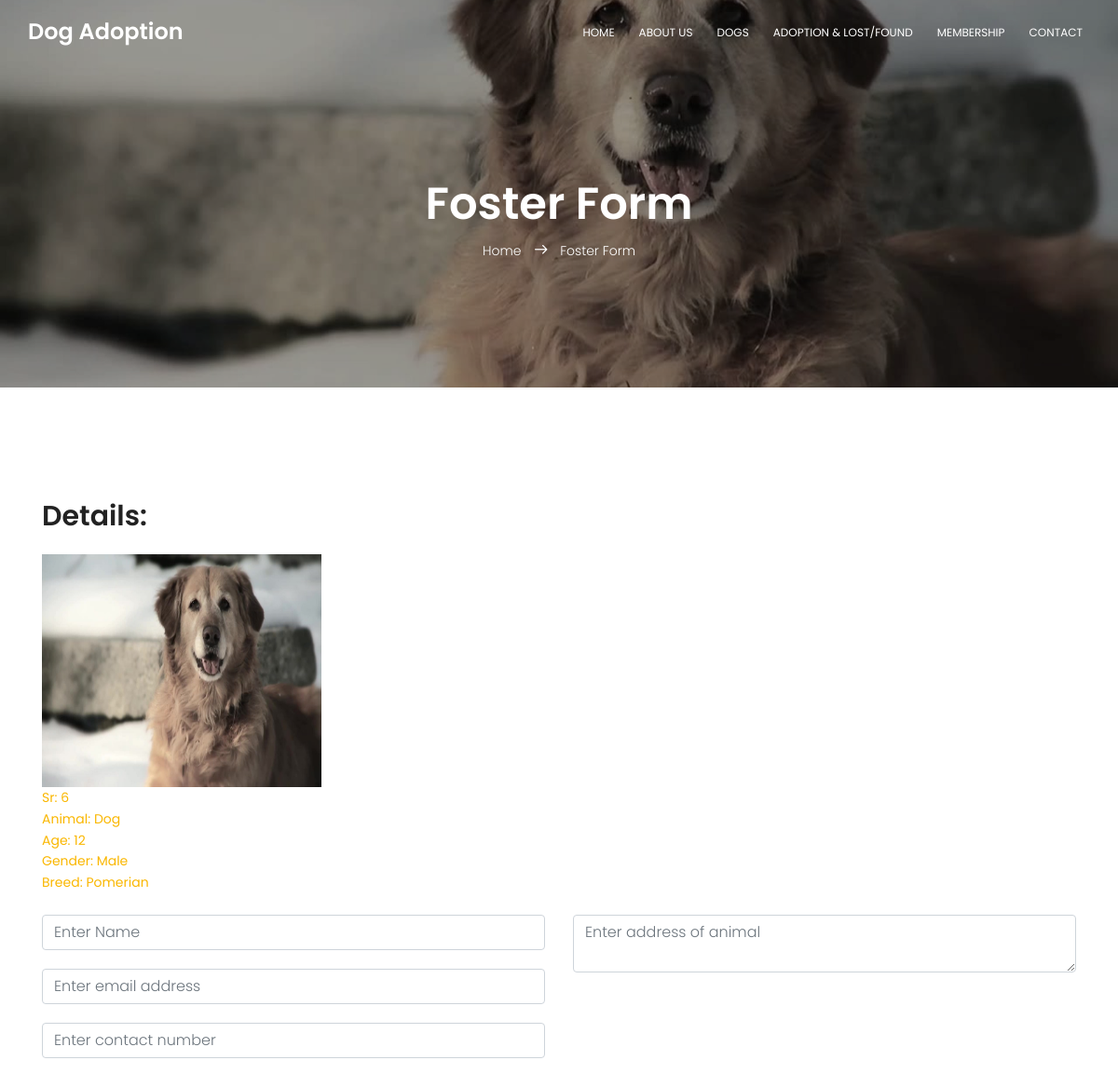
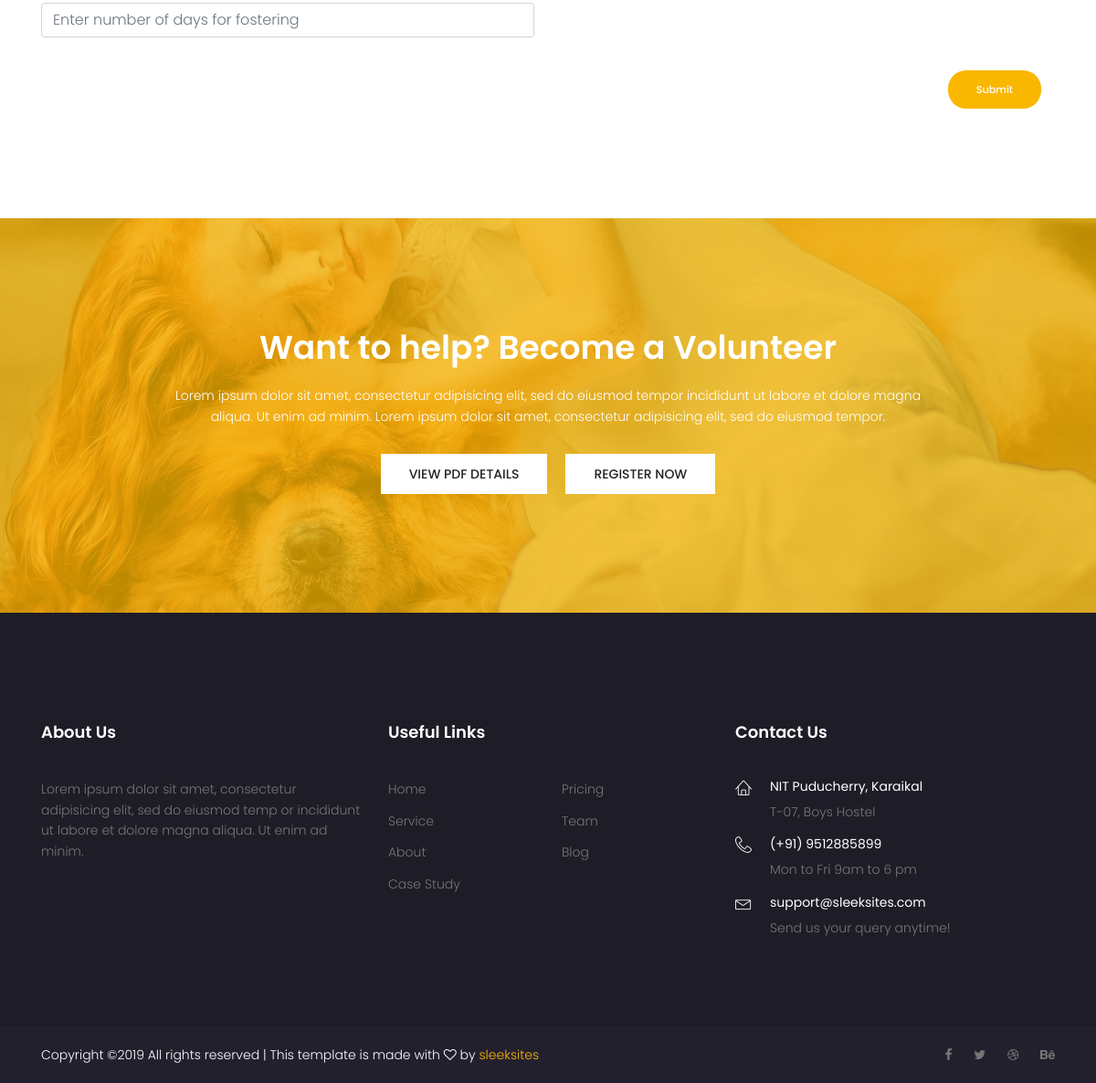
/foster_form.php?sr=6, run on the app's committed database (2 pictures, top to bottom).
### tables this page shows
CREATE TABLE `adoption` (
  `sr` int(11) NOT NULL,
  `animal` text NOT NULL,
  `age` int(11) NOT NULL,
  `gender` text NOT NULL,
  `breed` text NOT NULL,
  `photo_location` text NOT NULL,
  `adopt_status` int(11) NOT NULL
);

### foster_form.php (the view, shortened to what this page needs)
<?php
require("./connection.php");
$sql = "select * from adoption where adopt_status=0 and sr=".$_GET['sr'];
$res = mysqli_fetch_all(mysqli_query($con,$sql),MYSQLI_ASSOC);
?>
<!DOCTYPE html>
<html lang="zxx" class="no-js">
<head>
		<link rel="stylesheet" href="css/linearicons.css">
		<link rel="stylesheet" href="css/font-awesome.min.css">
		<link rel="stylesheet" href="css/bootstrap.css">
		<link rel="stylesheet" href="css/magnific-popup.css">
		<link rel="stylesheet" href="css/nice-select.css">
		<link rel="stylesheet" href="css/animate.min.css">
		<link rel="stylesheet" href="css/owl.carousel.css">
		<link rel="stylesheet" href="css/main.css">
	</head>
	<body>
		  <header id="header" id="home">
		    <div class="container main-menu">
		    	<div class="row align-items-center justify-content-between d-flex">
			      <div id="logo">
			        <a href="index.html"><h3 class="title_nav">Dog Adoption</h3></a>
			      </div>
			      <nav id="nav-menu-container">
				        <ul class="nav-menu">
				          <li class="menu-active"><a href="index.html">Home</a></li>
				          <li><a href="about.html">About Us</a></li>
				          <li><a href="dogs.html">Dogs</a></li>
				          <li><a href="adoption.php">Adoption & Lost/Found</a></li>
				          <li><a href="membership.php">Membership</a></li>
				          <li><a href="contact.html">Contact</a></li>
				        </ul>
			      </nav>
		    	</div>
		    </div>
		  </header>
		<section class="banner-area relative" id="home">
			<div class="overlay overlay-bg"></div>
			<div class="container">
				<div class="row d-flex align-items-center justify-content-center">
					<div class="about-content col-lg-12">
						<h1 class="text-white">
							Foster Form
						</h1>
						<p class="text-white link-nav"><a href="index.html">Home </a>  <span class="lnr lnr-arrow-right"></span>  <a href="dogs.html"> Foster Form</a></p>
					</div>
				</div>
			</div>
		</section>
		<section class="cat-list-area section-gap">
			<div class="container">
				<div class="row">
					<div class="col-lg-12">
						<h2>Details:</h2><br>
						<img src="<?php echo "adminp/".$res[0]['photo_location']; ?>" alt="" height=250 width=300> <br>
						<?php
							unset($res[0]['adopt_status']);
							foreach ($res[0] as $key => $value)
							{
								if($key=="photo_location")
								{
									continue;
								}
								echo "<b>".ucfirst($key).": ".ucfirst($value)."</b><br>";
							}
						?>
						<br>
					</div>
				</div>
				<div class="row">
						<div class="col-lg-12">
							<form class="form-area" id="contactForm" class="contact-form text-right">
								<div class="row">
									<div class="col-lg-6 form-group">
										<input name="name" placeholder="Enter Name" onfocus="this.placeholder = ''" onblur="this.placeholder = 'Enter Name'" class="common-input mb-20 form-control" required="" type="text" id="name" class="cl">
										<input name="email" placeholder="Enter email address" pattern="[A-Za-z0-9._%+-]+@[A-Za-z0-9.-]+\.[A-Za-z]{1,63}$" onfocus="this.placeholder = ''" onblur="this.placeholder = 'Enter email address'" class="common-input mb-20 form-control" required="" type="email" id="email" class="cl">
										<input name="contact" placeholder="Enter contact number" pattern="^\(?([0-9]{3})\)?[-. ]?([0-9]{3})[-. ]?([0-9]{4})$" onfocus="this.placeholder = ''" onblur="this.placeholder = 'Enter contact number'" class="common-input mb-20 form-control" required="" type="contact" id="contact" class="cl">
										<input id="number" name="days" placeholder="Enter number of days for fostering"  onfocus="this.placeholder = ''" onblur="this.placeholder = 'Enter number of days for fostering'" class="common-input mb-20 form-control" required="" type="number" class="cl">
									</div>
									<div class="col-lg-6 form-group">
										<textarea id="address" class="common-textarea form-control" name="address" placeholder="Enter address of animal" onfocus="this.placeholder = ''" onblur="this.placeholder = 'Enter address of animal'" required="" class="cl"></textarea>
									</div>
								</div>
							</form>
							<div class="col-lg-12 d-flex justify-content-between">
								<button id="submit" class="genric-btn primary circle" style="float:right;">Submit</button>
							</div>
						</div>
				</div>
			</div>
		</section>
		<section class="calltoaction-area section-gap relative">
			<div class="container">
				<div class="overlay overlay-bg"></div>
				<div class="row align-items-center justify-content-center">
					<h1 class="text-white">Want to help? Become a Volunteer</h1>
					<p class="text-white">
						Lorem ipsum dolor sit amet, consectetur adipisicing elit, sed do eiusmod tempor incididunt ut labore et dolore magna aliqua.
						Ut enim ad minim. Lorem ipsum dolor sit amet, consectetur adipisicing elit, sed do eiusmod tempor.
					</p>
					<div class="buttons d-flex flex-row">
						<a href="#" class="primary-btn text-uppercase">View pdf details</a>
						<a href="#" class="primary-btn text-uppercase">Register now</a>
					</div>
				</div>
			</div>
		</section>
		<footer class="footer-area">
			<div class="container">
				<div class="row pt-120 pb-80">
					<div class="col-lg-4 col-md-6">
						<div class="single-footer-widget">
							<h6>About Us</h6>
							<p>
								Lorem ipsum dolor sit amet, consectetur adipisicing elit, sed do eiusmod temp
							or incididunt ut labore et dolore magna aliqua. Ut enim ad minim.
							</p>
						</div>
					</div>
					<div class="col-lg-4 col-md-6">
						<div class="single-footer-widget">
							<h6>Useful Links</h6>
							<div class="row">
								<ul class="col footer-nav">
									<li><a href="#">Home</a></li>
									<li><a href="#">Service</a></li>
									<li><a href="#">About</a></li>
									<li><a href="#">Case Study</a></li>
								</ul>
								<ul class="col footer-nav">
									<li><a href="#">Pricing</a></li>
									<li><a href="#">Team</a></li>
									<li><a href="#">Blog</a></li>
								</ul>
							</div>
						</div>
					</div>
					<div class="col-lg-4  col-md-6">
						<div class="single-footer-widget mail-chimp">
							<h6 class="mb-20">Contact Us</h6>
							<ul class="list-contact">
								<li class="flex-row d-flex">
									<div class="icon">
										<span class="lnr lnr-home"></span>
									</div>
									<div class="detail">
										<h4>NIT Puducherry, Karaikal</h4>
										<p>
											T-07, Boys Hostel
										</p>
									</div>
								</li>
								<li class="flex-row d-flex">
									<div class="icon">
										<span class="lnr lnr-phone-handset"></span>
									</div>
									<div class="detail">
										<h4>(+91) 9512885899</h4>
										<p>
											Mon to Fri 9am to 6 pm
										</p>
									</div>
								</li>
								<li class="flex-row d-flex">
									<div class="icon">
										<span class="lnr lnr-envelope"></span>
									</div>
									<div class="detail">
										<h4>support@sleeksites.com</h4>
										<p>
											Send us your query anytime!
										</p>
									</div>
								</li>
							</ul>
						</div>
					</div>
				</div>
			</div>
			<div class="copyright-text">
				<div class="container">
					<div class="row footer-bottom d-flex justify-content-between">
						<p class="col-lg-8 col-sm-6 footer-text m-0 text-white">
Copyright &copy;<script>document.write(new Date().getFullYear());</script> All rights reserved | This template is made with <i class="fa fa-heart-o" aria-hidden="true"></i> by <a href="https://sleeksites.com" target="_blank">sleeksites</a>
</p>
						<div class="col-lg-4 col-sm-6 footer-social">
							<a href="#"><i class="fa fa-facebook"></i></a>
							<a href="#"><i class="fa fa-twitter"></i></a>
							<a href="#"><i class="fa fa-dribbble"></i></a>
							<a href="#"><i class="fa fa-behance"></i></a>
						</div>
					</div>
				</div>
			</div>
		</footer>
	</body>
</html>

### foster_form.php (style rules this page uses)
.title_nav { color:white; }

### data on the page
adoption: photo_location (picture), sr "6", animal "Dog", age "12", gender "Male", breed "Pomerian"

### other printed values
$key "Sr"
$key "Animal"
$key "Age"
$key "Gender"
$key "Breed"
